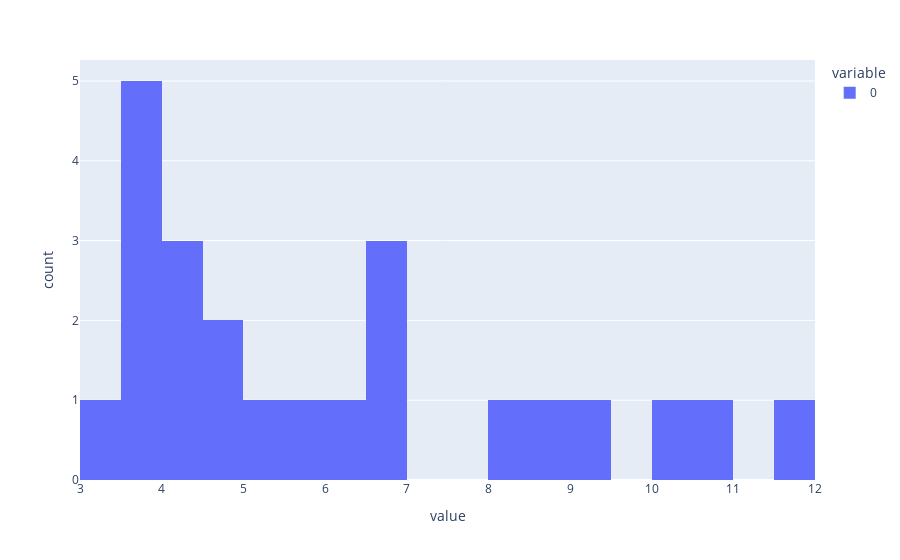
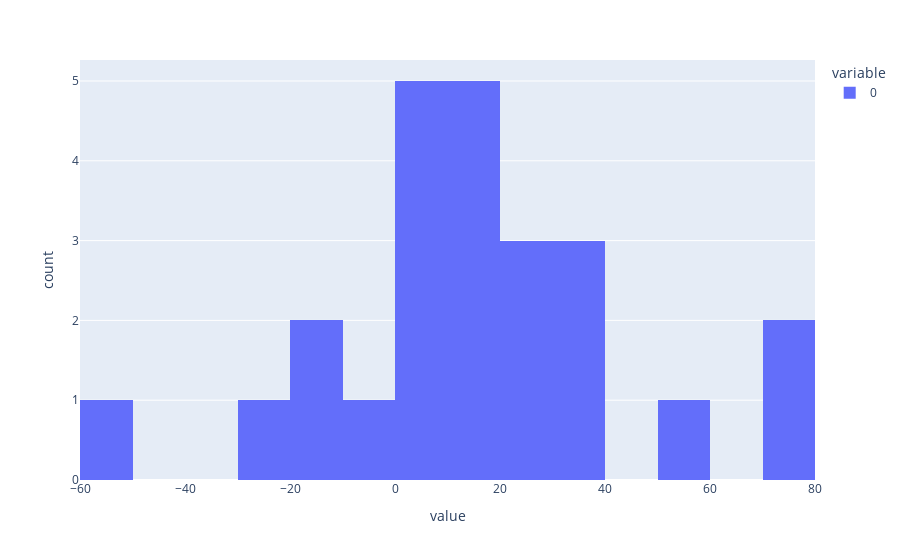

The code cell stored with these charts, in order, in its notebook:
### Markdown cell above
## Distribution of returns and inflation

### Code cell
px.histogram(inflation_yearly, nbins=20).show()
print(f"Mean Yearly Inflation: {np.mean(inflation_yearly) :0.2f}")
print(f"Median Yearly Inflation: {np.median(inflation_yearly) :0.2f}")


px.histogram(nifty_returns, nbins=20).show()
print(f"Mean Monthly Return: {np.mean(nifty_returns) :0.2f}")
print(f"Median Monthly Return: {np.median(nifty_returns) :0.2f}")

### Figure 1 — Plotly figure (JSON) as saved in the notebook; plotly's stock layout.template omitted (floating-point values rounded to 4 significant figures)
{"data": [{"alignmentgroup": "True", "bingroup": "x", "hovertemplate": "variable=0<br>value=%{x}<br>count=%{y}<extra></extra>", "legendgroup": "0", "marker": {"color": "#636efa", "pattern": {"shape": ""}}, "name": "0", "nbinsx": 20, "offsetgroup": "0", "orientation": "v", "showlegend": true, "type": "histogram", "x": [4.009, 3.779, 4.297, 3.806, 3.767, 4.246, 5.796, 6.373, 8.349, 10.88, 11.99, 8.912, 9.479, 10.02, 6.666, 4.907, 4.948, 3.328, 3.939, 3.729, 6.623, 5.131, 6.699], "xaxis": "x", "yaxis": "y"}], "layout": {"autosize": true, "barmode": "relative", "legend": {"title": {"text": "variable"}, "tracegroupgap": 0}, "margin": {"t": 60}, "xaxis": {"anchor": "y", "autorange": true, "domain": [0, 1], "range": [3, 12], "title": {"text": "value"}, "type": "linear"}, "yaxis": {"anchor": "x", "autorange": true, "domain": [0, 1], "range": [0, 5.263], "title": {"text": "count"}}}}

### Figure 2 — Plotly figure (JSON) as saved in the notebook; plotly's stock layout.template omitted (floating-point values rounded to 4 significant figures)
{"data": [{"alignmentgroup": "True", "bingroup": "x", "hovertemplate": "variable=0<br>value=%{x}<br>count=%{y}<extra></extra>", "legendgroup": "0", "marker": {"color": "#636efa", "pattern": {"shape": ""}}, "name": "0", "nbinsx": 20, "offsetgroup": "0", "orientation": "v", "showlegend": true, "type": "histogram", "x": [-14.65, -16.18, 3.25, 71.9, 10.68, 36.34, 39.83, 54.77, -51.79, 75.76, 17.95, -24.62, 27.7, 6.76, 31.39, -4.06, 3.01, 28.65, 3.15, 12.02, 14.9, 24.12, 4.32, 19.42], "xaxis": "x", "yaxis": "y"}], "layout": {"autosize": true, "barmode": "relative", "legend": {"title": {"text": "variable"}, "tracegroupgap": 0}, "margin": {"t": 60}, "xaxis": {"anchor": "y", "autorange": true, "domain": [0, 1], "range": [-60, 80], "title": {"text": "value"}, "type": "linear"}, "yaxis": {"anchor": "x", "autorange": true, "domain": [0, 1], "range": [0, 5.263], "title": {"text": "count"}}}}
